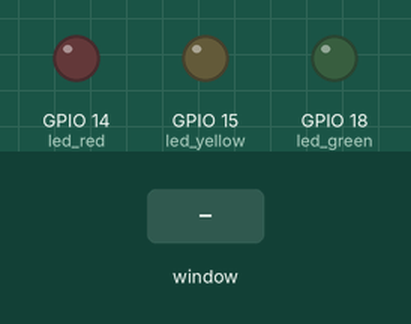
The program below on a simulated Raspberry Pi (BCM pin numbers). On the bench: output pins drawn as LEDs (lit = HIGH). Inputs (shaded band) come from the test bench. The desktop window is not drawn, its controls go by their first labels and the mouse button is held 0.15 s. At 5.8 s the program stops and its outputs stay as they are.

Above: at 1.2 s.
1.3 s: control labelled "Turn Red LED on" in the window clicked
At 2.5 s:
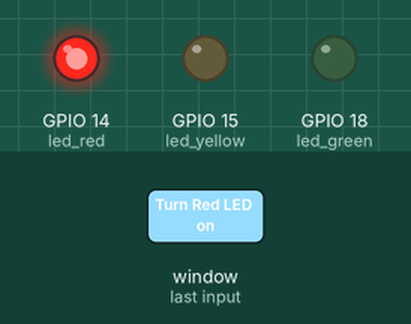
2.8 s: control labelled "Turn Yellow LED on" in the window clicked
At 3.7 s:
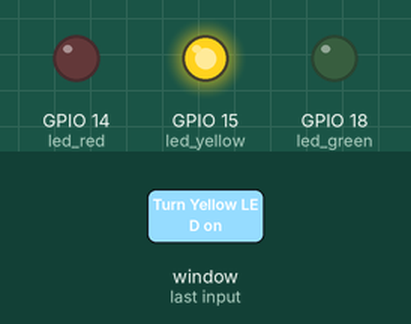
4.3 s: control labelled "Turn Green LED on" in the window clicked
At 4.9 s:
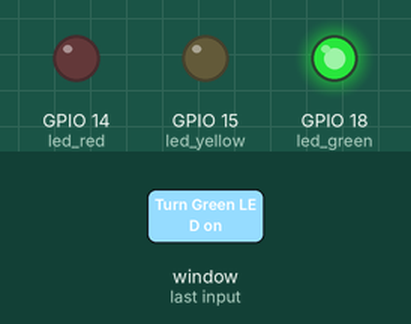
5.8 s: control labelled "Exit" in the window clicked
At 7.0 s:
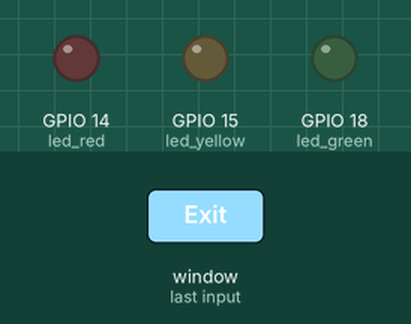
Timing chart, 0 to 7.3 s (numbered marks = the images above; inputs shaded):
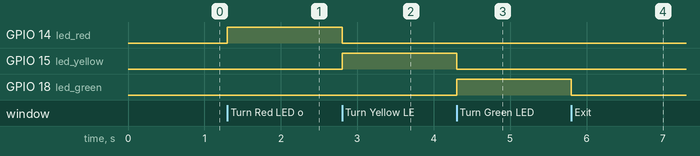

The program:

led_toggle.py
```python
## Toggle LEDs when the GUI buttons are pressed ##

from tkinter import *
import tkinter.font
from gpiozero import LED
import RPi.GPIO
RPi.GPIO.setmode(RPi.GPIO.BCM)

### HARDWARE DEFINITIONS ###
led_red=LED(14)
led_yellow=LED(15)
led_green=LED(18)

### GUI DEFINITIONS ###
win = Tk()
win.title("Toggler")
myFont = tkinter.font.Font(family = 'Helvetica', size = 12, weight = "bold")


### Event Functions ###
def ledToggleRed():
    if led_red.is_lit:
        led_red.off()
        ledButtonRed["text"]="Turn Red LED on" # Change only the button text property
    else:
        led_red.on()
        led_yellow.off()
        led_green.off()
        ledButtonRed["text"]="Turn Red LED off"
        ledButtonYellow["text"]="Turn Yellow LED on"
        ledButtonGreen["text"]="Turn Green LED on"

def ledToggleYellow():
    if led_yellow.is_lit:
        led_yellow.off()
        ledButtonYellow["text"]="Turn Yellow LED on" # Change only the button text property
    else:
        led_yellow.on()
        led_red.off()
        led_green.off()
        ledButtonYellow["text"]="Turn Yellow LED off"
        ledButtonRed["text"]="Turn Red LED on"
        ledButtonGreen["text"]="Turn Green LED on"

def ledToggleGreen():
    if led_green.is_lit:
        led_green.off()
        ledButtonGreen["text"]="Turn Green LED on" # Change only the button text property
    else:
        led_green.on()
        led_yellow.off()
        led_red.off()
        ledButtonGreen["text"]="Turn Green LED off"
        ledButtonYellow["text"]="Turn Yellow LED on"
        ledButtonRed["text"]="Turn Red LED on"

def close():
    RPi.GPIO.cleanup()
    win.destroy()


### WIDGETS ###

# Button, triggers the connected command when it is pressed
ledButtonRed = Button(win, text='Turn Red LED on', font=myFont, command=ledToggleRed, bg='bisque2', height=1, width=24)
ledButtonRed.grid(row=0,column=1)

ledButtonYellow = Button(win, text='Turn Yellow LED on', font=myFont, command=ledToggleYellow, bg='bisque2', height=1, width=24)
ledButtonYellow.grid(row=1,column=1)

ledButtonGreen = Button(win, text='Turn Green LED on', font=myFont, command=ledToggleGreen, bg='bisque2', height=1, width=24)
ledButtonGreen.grid(row=2,column=1)

exitButton = Button(win, text='Exit', font=myFont, command=close, height=1, width=6)
exitButton.grid(row=3, column=1)

win.protocol("WM_DELETE_WINDOW", close) # cleanup GPIO when user closes window

win.mainloop() # Loops forever
```

Measured:
- after the input at 1.3 s, GPIO 14 (led_red): LOW → HIGH at once
- after the input at 2.8 s, GPIO 14 (led_red): HIGH → LOW at once; GPIO 15 (led_yellow): LOW → HIGH at once
- after the input at 4.3 s, GPIO 15 (led_yellow): HIGH → LOW at once; GPIO 18 (led_green): LOW → HIGH at once
- after the input at 5.8 s, GPIO 18 (led_green): HIGH → LOW at once
